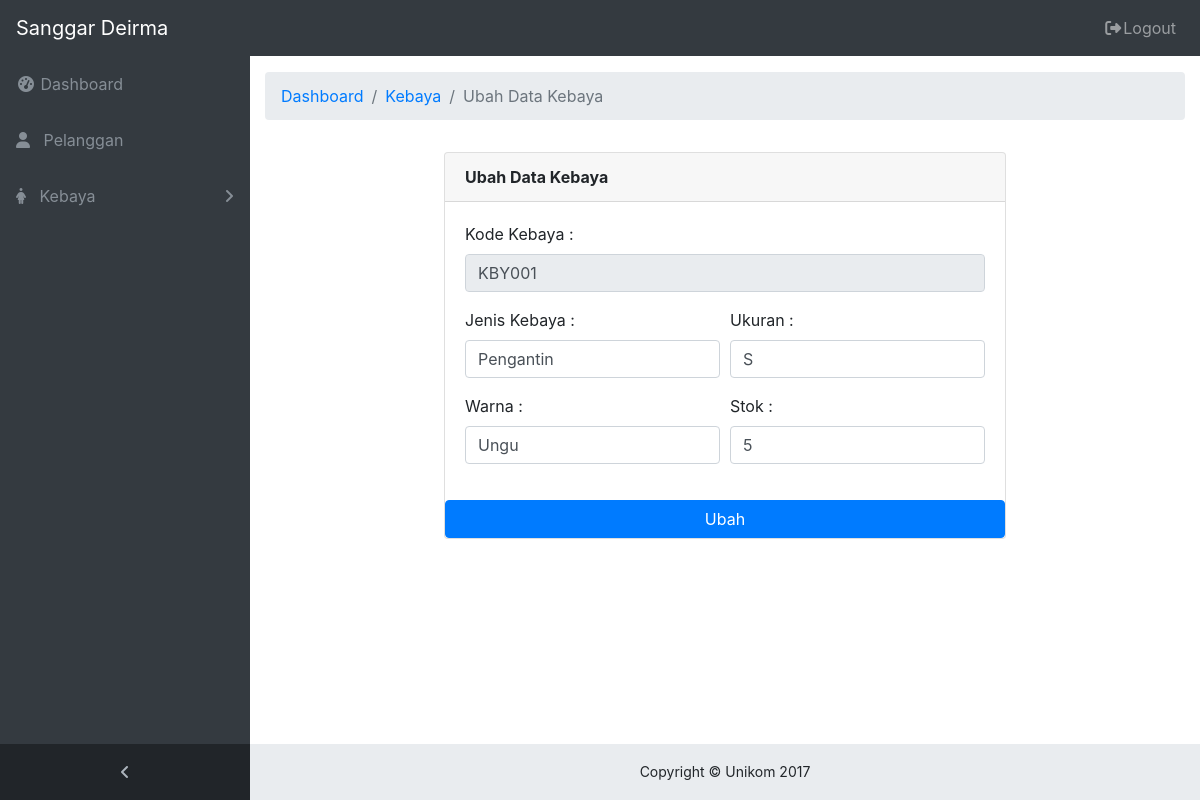
The app's page /admin/ubahkebaya.php?kode_kebaya=KBY001 (signed in) with its own data.
### tables this page shows
CREATE TABLE `kebaya` (
  `kode_kebaya` varchar(6) NOT NULL,
  `jenis_kebaya` varchar(25) NOT NULL,
  `ukuran` enum('S','M','L','XL') NOT NULL,
  `warna` varchar(15) NOT NULL,
  `stok` int(2) NOT NULL
);

### admin/ubahkebaya.php (the view, shortened to what this page needs)
<!DOCTYPE html>
<html lang="en">
<head>
  <link href="../vendor/bootstrap/css/bootstrap.min.css" rel="stylesheet">
  <link href="../vendor/font-awesome/css/font-awesome.min.css" rel="stylesheet" type="text/css">
  <link href="../css/sb-admin.css" rel="stylesheet">
  <link rel="stylesheet" href="../css/sweetalert2.css">
</head>
<body class="fixed-nav sticky-footer bg-dark" id="page-top">
  <nav class="navbar navbar-expand-lg navbar-dark bg-dark fixed-top" id="mainNav">
    <a class="navbar-brand" href="index.php">Sanggar Deirma</a>
    <div class="collapse navbar-collapse" id="navbarResponsive">
      <ul class="navbar-nav navbar-sidenav" id="exampleAccordion">
        <li class="nav-item" data-toggle="tooltip" data-placement="right" title="Dashboard">
          <a class="nav-link" href="index.php">
            <i class="fa fa-fw fa-dashboard"></i>
            <span class="nav-link-text">Dashboard</span>
          </a>
        </li>
        <li class="nav-item" data-toggle="tooltip" data-placement="right" title="Pelanggan">
          <a class="nav-link" href="pelanggan.php">
            <i class="fa fa-user" aria-hidden="true"></i>
            <span class="nav-link-text">&nbsp;&nbsp;Pelanggan</span>
          </a>
        </li>
        <li class="nav-item" data-toggle="tooltip" data-placement="right" title="Kebaya">
          <a class="nav-link nav-link-collapse collapsed" data-toggle="collapse" href="#collapseComponents" data-parent="#exampleAccordion">
            <i class="fa fa-female" aria-hidden="true"></i>
            <span class="nav-link-text">&nbsp;&nbsp;Kebaya</span>
          </a>
        </li>
      </ul>
      <ul class="navbar-nav sidenav-toggler">
        <li class="nav-item">
          <a class="nav-link text-center" id="sidenavToggler">
            <i class="fa fa-fw fa-angle-left"></i>
          </a>
        </li>
      </ul>
      <ul class="navbar-nav ml-auto">
        <li class="nav-item">
          <a class="nav-link" data-toggle="modal" data-target="#exampleModal">
            <i class="fa fa-fw fa-sign-out"></i>Logout</a>
        </li>
      </ul>
    </div>
  </nav>
  <?php
  include 'kdb.php';
  $kode_kebaya = $_GET['kode_kebaya'];
  $que = mysqli_query($conn, "Select * from kebaya where kode_kebaya='$kode_kebaya'") or die(mysqli_error());
  while ($data = mysqli_fetch_array($que)) {
  ?>
  <div class="content-wrapper">
    <div class="container-fluid">
      <ol class="breadcrumb">
        <li class="breadcrumb-item">
          <a href="index.php">Dashboard</a>
        </li>
        <li class="breadcrumb-item">
          <a href="kebaya.php">Kebaya</a>
        </li>
        <li class="breadcrumb-item active">Ubah Data Kebaya</li>
      </ol>
      <div class="row">
        <div class="card card-register mx-auto mt-3" style="margin-bottom: 25px;">
      <div class="card-header"><b>Ubah Data Kebaya</b></div>
      <div class="card-body" style="width: 35rem;">
        <form action="pubahkebaya.php" method="post">
          <div class="form-group">
            <div class="form-row">
              <div class="col-md-12">
                <label>Kode Kebaya :</label>
                <input class="form-control" type="text" name="kode_kebaya" value="<?php echo $data['kode_kebaya'];?>" readonly>
              </div>
            </div>
          </div>
          <div class="form-group">
            <div class="form-row">
              <div class="col-md-6">
                <label>Jenis Kebaya :</label>
                <input class="form-control" type="text" name="jenis_kebaya" value="<?php echo $data['jenis_kebaya']; ?>">
              </div>
              <div class="col-md-6">
                <label>Ukuran :</label>
                <input class="form-control" type="text" name="ukuran" value="<?php echo $data['ukuran']; ?>">
              </div>
            </div>
          </div>
          <div class="form-group">
            <div class="form-row">
              <div class="col-md-6">
                <label>Warna :</label>
                <input class="form-control" type="text" name="warna" value="<?php echo $data['warna']; ?>">
              </div>
              <div class="col-md-6">
                <label>Stok :</label>
                <input class="form-control" type="text" name="stok" value="<?php echo $data['stok']; ?>">
              </div>
            </div>
          </div>
          </div>
          <button class="btn btn-primary">Ubah</button>
      </div>
    </div>
    </div>
<?php
}
?>
    <footer class="sticky-footer">
      <div class="container">
        <div class="text-center">
          <small>Copyright © Unikom 2017</small>
        </div>
      </div>
    </footer>
</body>
</html>

### css/sb-admin.css (style rules this page uses)
html { position: relative; min-height: 100%; }
body { overflow-x: hidden; background-image: url("kebaya.jpg"); }
body.sticky-footer { margin-bottom: 56px; }
body.sticky-footer .content-wrapper { min-height: calc(100vh - 56px - 56px); }
body.fixed-nav { padding-top: 56px; }
.content-wrapper { min-height: calc(100vh - 56px); padding-top: 1rem; }
#mainNav .navbar-collapse { overflow: auto; max-height: 75vh; }
#mainNav .navbar-collapse .navbar-nav .nav-item .nav-link { cursor: pointer; }
#mainNav .navbar-collapse .navbar-sidenav .nav-link-collapse:after { float: right; content: '\f107'; font-family: 'FontAwesome'; }
#mainNav .navbar-collapse .navbar-sidenav .nav-link-collapse.collapsed:after { content: '\f105'; }
#mainNav .navbar-collapse .sidenav-toggler { display: none; }
@media (min-width: 992px) { #mainNav .navbar-brand { width: 250px; } }
@media (min-width: 992px) { #mainNav .navbar-collapse { overflow: visible; max-height: none; } }
@media (min-width: 992px) { #mainNav .navbar-collapse .navbar-sidenav { position: absolute; top: 0; left: 0; overflow-x: hidden; overflow-y: auto; -webkit-flex-direction: column; -ms-flex-direction: column; flex-direction: column; margin-top: 56px; } }
@media (min-width: 992px) { #mainNav .navbar-collapse .navbar-sidenav > .nav-item { width: 250px; padding: 0; } }
@media (min-width: 992px) { #mainNav .navbar-collapse .navbar-sidenav > .nav-item > .nav-link { padding: 1em; } }
#mainNav.fixed-top .sidenav-toggler { display: none; }
@media (min-width: 992px) { #mainNav.fixed-top .navbar-sidenav { height: calc(100vh - 112px); } }
@media (min-width: 992px) { #mainNav.fixed-top .sidenav-toggler { position: absolute; top: 0; left: 0; display: flex; overflow-x: hidden; overflow-y: auto; -webkit-flex-direction: column; -ms-flex-direction: column; flex-direction: column; margin-top: calc(100vh - 56px); } }
@media (min-width: 992px) { #mainNav.fixed-top .sidenav-toggler > .nav-item { width: 250px; padding: 0; } }
@media (min-width: 992px) { #mainNav.fixed-top .sidenav-toggler > .nav-item > .nav-link { padding: 1em; } }
#mainNav.fixed-top.navbar-dark .sidenav-toggler { background-color: #212529; }
#mainNav.fixed-top.navbar-dark .sidenav-toggler a i { color: #adb5bd; }
.content-wrapper { overflow-x: hidden; background: white; }
@media (min-width: 992px) { .content-wrapper { margin-left: 250px; } }
#sidenavToggler i { font-weight: 800; }
#mainNav.navbar-dark .navbar-collapse .navbar-sidenav .nav-link-collapse:after { color: #868e96; }
#mainNav.navbar-dark .navbar-collapse .navbar-sidenav > .nav-item > .nav-link { color: #868e96; }
@media (min-width: 992px) { #mainNav.navbar-dark .navbar-collapse .navbar-sidenav { background: #343a40; } }
.card-register { max-width: 40rem; }
footer.sticky-footer { position: absolute; right: 0; bottom: 0; width: 100%; height: 56px; background-color: #e9ecef; line-height: 55px; }
@media (min-width: 992px) { footer.sticky-footer { width: calc(100% - 250px); } }

### records on screen
kebaya: kode_kebaya "KBY001", jenis_kebaya "Pengantin", ukuran "S", warna "Ungu", stok "5"
